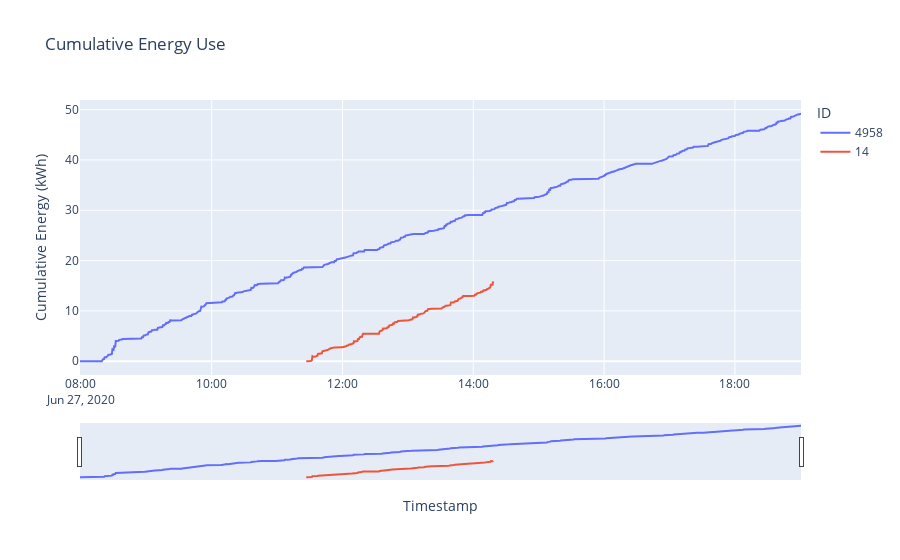

This figure's notebook cell:
### Code cell
fig = px.line(june_27_kinematics_df[june_27_kinematics_df["ID"] != 13], x="Timestamp", y="Cumulative Energy (kWh)", title="Cumulative Energy Use", line_group="ID", color="ID", hover_name="ID")

fig.update_xaxes(rangeslider_visible=True)

### Figure 1 — Plotly figure (JSON) as saved in the notebook; plotly's stock layout.template omitted (floating-point values rounded to 4 significant figures; data arrays with more than 128 entries replaced by an {"elided": "..."} marker saying what was removed)
{"data": [{"hovertemplate": "<b>%{hovertext}</b><br><br>ID=4958<br>Timestamp=%{x}<br>Cumulative Energy (kWh)=%{y}<extra></extra>", "hovertext": {"elided": "758 int values"}, "legendgroup": "4958", "line": {"color": "#636efa", "dash": "solid"}, "mode": "lines", "name": "4958", "orientation": "v", "showlegend": true, "type": "scatter", "x": {"elided": "758 str values"}, "xaxis": "x", "y": {"elided": "758 float values"}, "yaxis": "y"}, {"hovertemplate": "<b>%{hovertext}</b><br><br>ID=14<br>Timestamp=%{x}<br>Cumulative Energy (kWh)=%{y}<extra></extra>", "hovertext": {"elided": "236 int values"}, "legendgroup": "14", "line": {"color": "#EF553B", "dash": "solid"}, "mode": "lines", "name": "14", "orientation": "v", "showlegend": true, "type": "scatter", "x": {"elided": "236 str values"}, "xaxis": "x", "y": {"elided": "236 float values"}, "yaxis": "y"}], "layout": {"legend": {"title": {"text": "ID"}, "tracegroupgap": 0}, "title": {"text": "Cumulative Energy Use"}, "xaxis": {"anchor": "y", "domain": [0, 1], "rangeslider": {"visible": true}, "title": {"text": "Timestamp"}}, "yaxis": {"anchor": "x", "domain": [0, 1], "title": {"text": "Cumulative Energy (kWh)"}}}}
